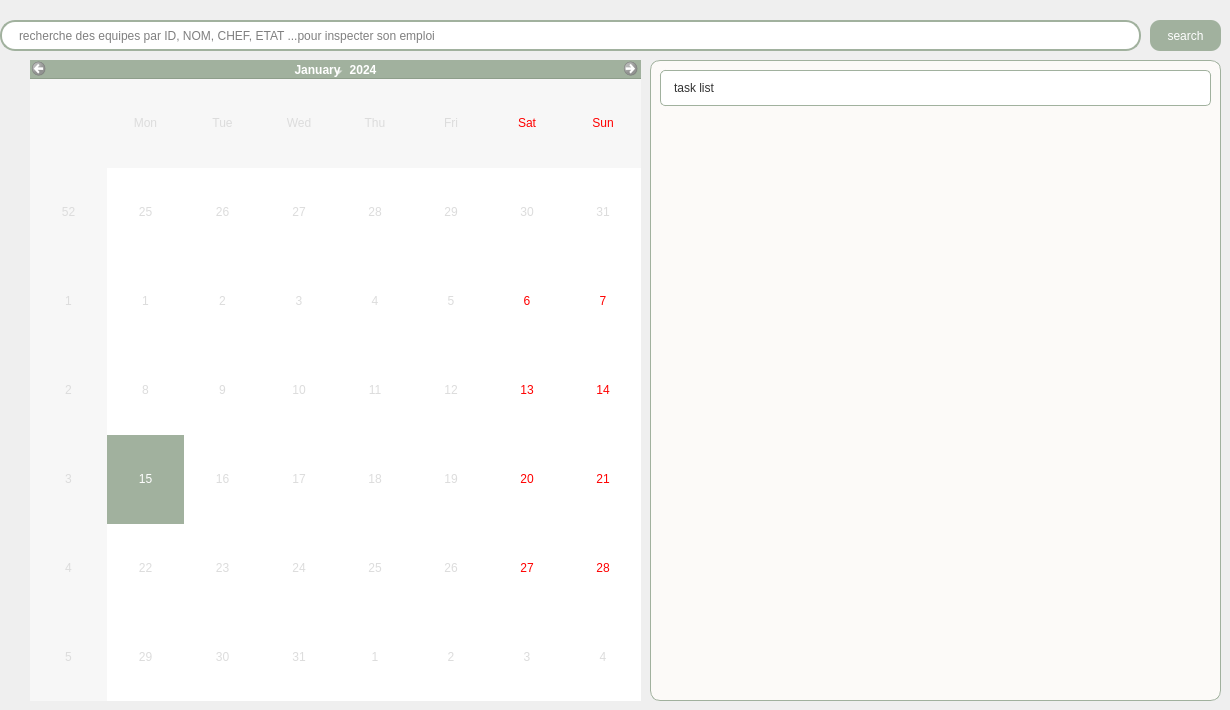
    <widget class="QWidget" name="page_plannification">
     <widget class="QLineEdit" name="lineEdit_2">
      <property name="geometry">
       <rect>
        <x>0</x>
        <y>20</y>
        <width>1141</width>
        <height>31</height>
       </rect>
      </property>
      <property name="styleSheet">
       <string notr="true">QLineEdit {
    background-color: white;
    border: 2px solid rgb(161, 177, 158);
    border-radius: 15px;
    color: black; /* This is the text you type */
    padding: 5px 15px;
    font: 700 10pt &quot;Segoe UI&quot;;
    min-width: 550px; /* Essential to show your long placeholder text */
}

QLineEdit:focus {
    border: 2px solid black;
}

/* This styles the 'recherche des equipes...' text before you type */
QLineEdit::placeholder {
    color: #666666; /* Dark grey placeholder */
    font-style: italic;
    font-weight: 400;
}</string>
      </property>
      <property name="text">
       <string/>
      </property>
      <property name="placeholderText">
       <string>recherche des equipes par ID, NOM, CHEF, ETAT ...pour inspecter son emploi</string>
      </property>
     </widget>
     <widget class="QPushButton" name="pushButton_24">
      <property name="geometry">
       <rect>
        <x>1150</x>
        <y>20</y>
        <width>71</width>
        <height>31</height>
       </rect>
      </property>
      <property name="styleSheet">
       <string notr="true">QPushButton {
    background-color: #A1B19E; /* Your green */
    color: white;
    border-radius: 10px;      /* This rounds the corners */
    padding: 5px 15px;        /* Adds space inside so text doesn't touch the edge */
    border: none;
}

QPushButton:hover {
    background-color: #8E9E8B; /* Darkens when you hover over it */
}</string>
      </property>
      <property name="text">
       <string>search</string>
      </property>
     </widget>
     <widget class="QListWidget" name="listWidget">
      <property name="geometry">
       <rect>
        <x>650</x>
        <y>60</y>
        <width>571</width>
        <height>641</height>
       </rect>
      </property>
      <property name="styleSheet">
       <string notr="true">/* Ensure the list container itself is visible */
QListWidget {
    background-color: #fcfaf8; /* Very light cream to match your app background */
    border: 1px solid #A1B19E;
    border-radius: 10px;
    padding: 5px;
}

/* Create the &quot;Card&quot; look for each task */
QListWidget::item {
    background-color: #ffffff; 
    color: #333333;
    border: 1px solid #A1B19E;
    border-radius: 5px;
    margin: 4px;
    padding: 10px;
}

QListWidget::item:hover {
    background-color: #f0f2ef;
}</string>
      </property>
      <item>
       <property name="text">
        <string>task list</string>
       </property>
      </item>
     </widget>
     <widget class="QCalendarWidget" name="calendarWidget">
      <property name="enabled">
       <bool>false</bool>
      </property>
      <property name="geometry">
       <rect>
        <x>30</x>
        <y>60</y>
        <width>611</width>
        <height>641</height>
       </rect>
      </property>
      <property name="autoFillBackground">
       <bool>false</bool>
      </property>
      <property name="styleSheet">
       <string notr="true">/* --- 1. THE MAIN BACKGROUND --- */
QCalendarWidget QWidget {
    background-color: #ffffff; /* Change this to change the overall background color */
}

/* --- 2. THE TOP BAR (Month and Year Selector) --- */
QCalendarWidget #qt_calendar_navigationbar {
    background-color: #A1B19E; /* Change this for the top header background */
    border-bottom: 1px solid #8E9E8B;
}

/* --- 3. THE BUTTONS AT THE TOP (Arrows and Month/Year text) --- */
QCalendarWidget QToolButton {
    color: #ffffff;             /* Change this for the text color of month/year */
    background-color: transparent; 
    font-weight: bold;
    border: none;
}

/* --- 4. THE FIX FOR THE BLACK BARS (First Line and First Column) --- */
/* This targets the &quot;Header&quot; sections which are usually black by default */
QCalendarWidget QHeaderView::section {
    background-color: #f9f9f9; /* Change this to fix the black background of the headers */
    color: #A1B19E;           /* Change this for the color of &quot;lun, mar...&quot; and week numbers */
    padding: 3px;
    border: none;
}

/* --- 5. THE CALENDAR GRID (The Day Numbers) --- */
QCalendarWidget QAbstractItemView {
    background-color: #ffffff; /* Change this for the background of the date grid */
    color: #333333;           /* Change this for the color of the numbers */
    selection-background-color: #A1B19E; /* Color when you click a date */
    selection-color: #ffffff;           /* Text color of the selected date */
    outline: none;
}

/* --- 6. WEEKEND COLORING (Optional) --- */
/* This targets specific colors for Saturday and Sunday if you want them different */
QCalendarWidget QAbstractItemView:disabled { 
    color: #dcdcdc; /* Color for days outside the current month */
}</string>
      </property>
      <property name="gridVisible">
       <bool>false</bool>
      </property>
      <property name="navigationBarVisible">
       <bool>true</bool>
      </property>
      <property name="dateEditEnabled">
       <bool>false</bool>
      </property>
     </widget>
    </widget>
